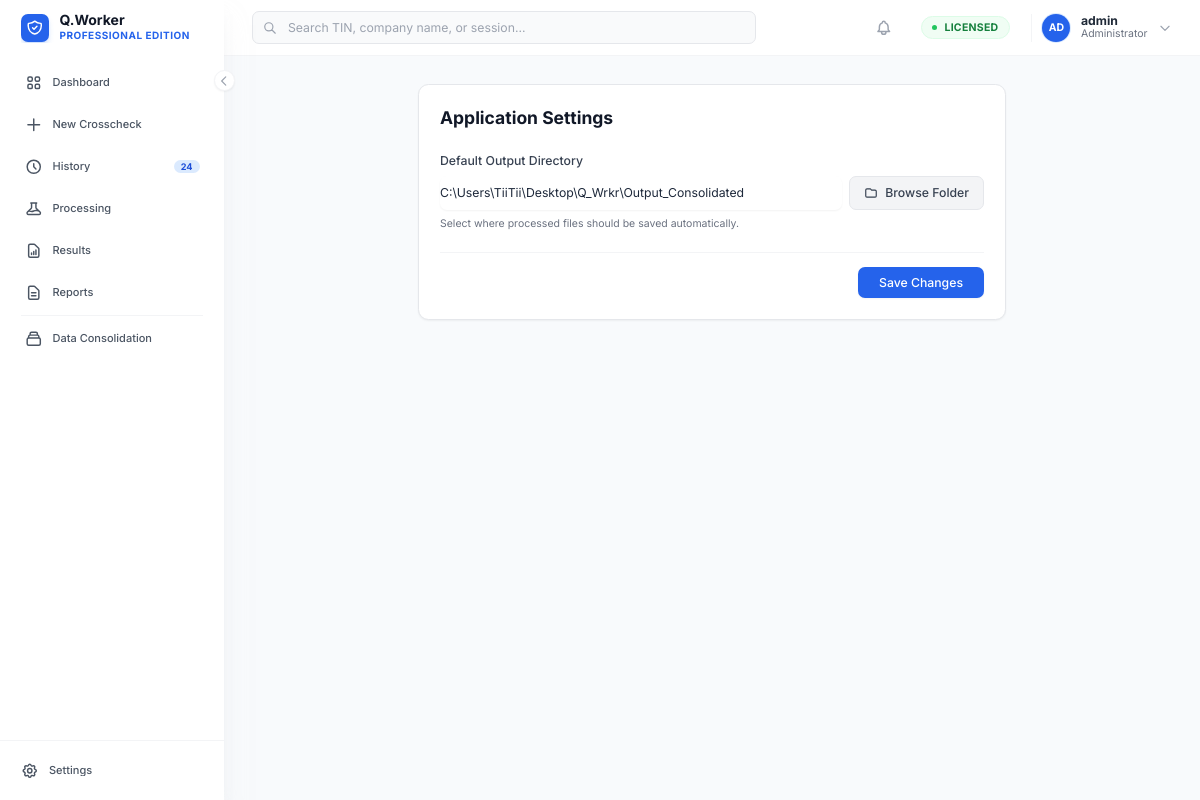
The app's page /core/settings/ (signed in), older data.
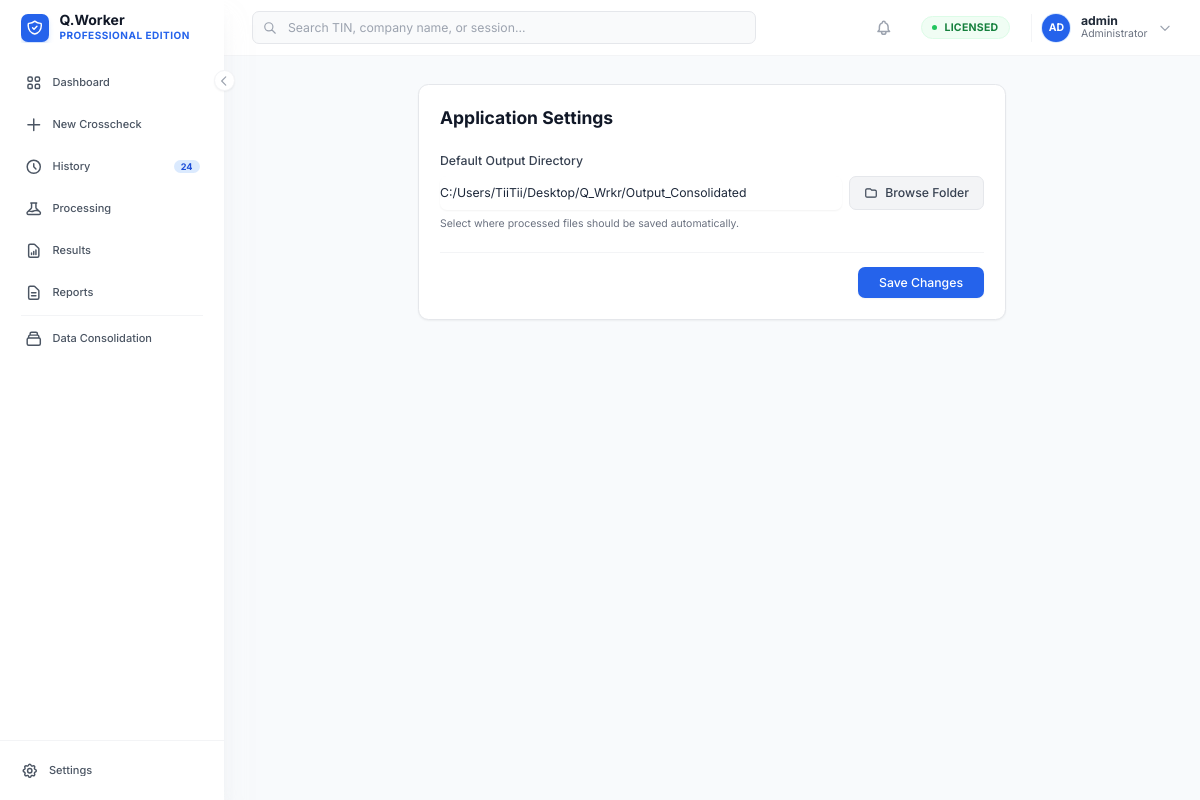
The same page, newer data.
### core/models.py (models this page shows, shortened)
class UserSettings(models.Model):
    user = models.OneToOneField(User, on_delete=models.CASCADE, related_name='settings')
    default_output_dir = models.CharField(
        max_length=500,
        default=os.path.join(os.path.expanduser("~"), "QWorker_Output"),
        help_text="Absolute path to the directory where processed files will be saved."
    )

### core/views.py (the view, shortened to what this page needs)
# urls.py: path('settings/', views.settings_view, name='settings'),
@login_required
def settings_view(request):
    user_settings, created = UserSettings.objects.get_or_create(user=request.user)
    return render(request, 'core/settings.html', {'settings': user_settings})

### core/templates/core/settings.html (shortened to what this page needs)
{% extends 'base.html' %} {% block title %}Settings{% endblock %} {% block content %}
<div class="max-w-2xl mx-auto">
    <div class="bg-white rounded-xl shadow-sm border border-gray-200 p-6">
        <h2 class="text-xl font-bold text-gray-900 mb-6">Application Settings</h2>
        <form method="POST" class="space-y-6">
            <div>
                <label class="block text-sm font-medium text-gray-700 mb-2"> Default Output Directory </label>
                <div class="flex gap-2">
                    <input type="text" name="output_dir" id="pathInput" value="{{ settings.default_output_dir }}" class="flex-1 rounded-lg border-gray-300 shadow-sm focus:border-blue-500 focus:ring-blue-500 text-sm" placeholder="C:/Users/..." />
                    <button type="button" onclick="triggerNativeBrowse()" id="browseBtn" class="px-4 py-2 bg-gray-100 text-gray-700 rounded-lg hover:bg-gray-200 border border-gray-200 text-sm font-medium flex items-center gap-2 transition-colors">
                        <svg class="w-4 h-4" fill="none" stroke="currentColor" viewBox="0 0 24 24"><path stroke-linecap="round" stroke-linejoin="round" stroke-width="2" d="M3 7v10a2 2 0 002 2h14a2 2 0 002-2V9a2 2 0 00-2-2h-6l-2-2H5a2 2 0 00-2 2z"></path></svg>
                        Browse Folder
                    </button>
                </div>
                <p class="mt-2 text-xs text-gray-500">Select where processed files should be saved automatically.</p>
            </div>
            <div class="pt-4 border-t border-gray-100 flex justify-end">
                <button type="submit" class="px-6 py-2 bg-blue-600 text-white rounded-lg text-sm font-medium hover:bg-blue-700 shadow-sm transition-colors">Save Changes</button>
            </div>
        </form>
    </div>
</div>
{% endblock %}

Row changes from the older to the newer data that the page shows:
changed UserSettings: output_dir "C:\\Users\\TiiTii\\Desktop\\Q_Wrkr\\Output_Consolidated" → "C:/Users/TiiTii/Desktop/Q_Wrkr/Output_Consolidated"
